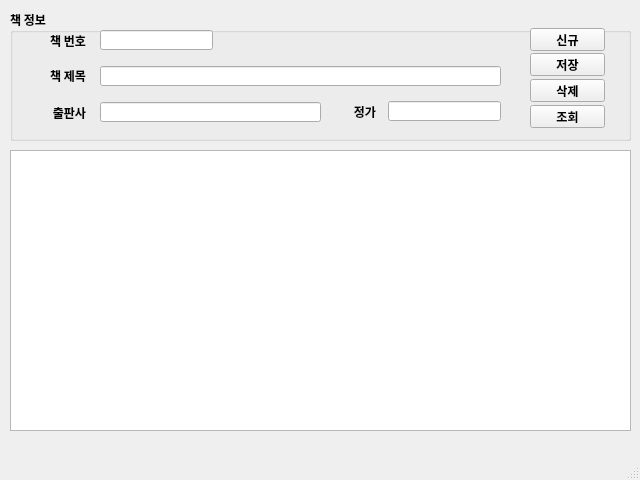
<?xml version="1.0" encoding="UTF-8"?>
<ui version="4.0">
 <class>MainWindow</class>
 <widget class="QMainWindow" name="MainWindow">
  <property name="geometry">
   <rect>
    <x>0</x>
    <y>0</y>
    <width>640</width>
    <height>480</height>
   </rect>
  </property>
  <property name="minimumSize">
   <size>
    <width>640</width>
    <height>480</height>
   </size>
  </property>
  <property name="font">
   <font>
    <family>나눔고딕</family>
    <weight>75</weight>
    <bold>true</bold>
   </font>
  </property>
  <property name="windowTitle">
   <string>마당 도서관리</string>
  </property>
  <widget class="QWidget" name="centralwidget">
   <widget class="QGroupBox" name="groupBox">
    <property name="geometry">
     <rect>
      <x>10</x>
      <y>10</y>
      <width>621</width>
      <height>131</height>
     </rect>
    </property>
    <property name="title">
     <string>책 정보</string>
    </property>
    <widget class="QLabel" name="label">
     <property name="geometry">
      <rect>
       <x>20</x>
       <y>25</y>
       <width>56</width>
       <height>12</height>
      </rect>
     </property>
     <property name="text">
      <string>책 번호</string>
     </property>
     <property name="alignment">
      <set>Qt::AlignRight|Qt::AlignTrailing|Qt::AlignVCenter</set>
     </property>
    </widget>
    <widget class="QLineEdit" name="txtBookid">
     <property name="geometry">
      <rect>
       <x>90</x>
       <y>20</y>
       <width>113</width>
       <height>20</height>
      </rect>
     </property>
    </widget>
    <widget class="QLabel" name="label_2">
     <property name="geometry">
      <rect>
       <x>20</x>
       <y>60</y>
       <width>56</width>
       <height>12</height>
      </rect>
     </property>
     <property name="text">
      <string>책 제목</string>
     </property>
     <property name="alignment">
      <set>Qt::AlignRight|Qt::AlignTrailing|Qt::AlignVCenter</set>
     </property>
    </widget>
    <widget class="QLineEdit" name="txtBookName">
     <property name="geometry">
      <rect>
       <x>90</x>
       <y>56</y>
       <width>401</width>
       <height>20</height>
      </rect>
     </property>
    </widget>
    <widget class="QPushButton" name="btnNew">
     <property name="geometry">
      <rect>
       <x>520</x>
       <y>18</y>
       <width>75</width>
       <height>23</height>
      </rect>
     </property>
     <property name="text">
      <string>신규</string>
     </property>
    </widget>
    <widget class="QPushButton" name="btnSave">
     <property name="geometry">
      <rect>
       <x>520</x>
       <y>43</y>
       <width>75</width>
       <height>23</height>
      </rect>
     </property>
     <property name="text">
      <string>저장</string>
     </property>
    </widget>
    <widget class="QPushButton" name="btnDel">
     <property name="geometry">
      <rect>
       <x>520</x>
       <y>69</y>
       <width>75</width>
       <height>23</height>
      </rect>
     </property>
     <property name="text">
      <string>삭제</string>
     </property>
    </widget>
    <widget class="QPushButton" name="btnReload">
     <property name="geometry">
      <rect>
       <x>520</x>
       <y>95</y>
       <width>75</width>
       <height>23</height>
      </rect>
     </property>
     <property name="text">
      <string>조회</string>
     </property>
    </widget>
    <widget class="QLineEdit" name="lineEdit_5">
     <property name="geometry">
      <rect>
       <x>378</x>
       <y>91</y>
       <width>113</width>
       <height>20</height>
      </rect>
     </property>
    </widget>
    <widget class="QLabel" name="txtPrice">
     <property name="geometry">
      <rect>
       <x>310</x>
       <y>96</y>
       <width>56</width>
       <height>12</height>
      </rect>
     </property>
     <property name="text">
      <string>정가</string>
     </property>
     <property name="alignment">
      <set>Qt::AlignRight|Qt::AlignTrailing|Qt::AlignVCenter</set>
     </property>
    </widget>
    <widget class="QLineEdit" name="lineEdit_7">
     <property name="geometry">
      <rect>
       <x>90</x>
       <y>92</y>
       <width>221</width>
       <height>20</height>
      </rect>
     </property>
    </widget>
    <widget class="QLabel" name="txtPublisher">
     <property name="geometry">
      <rect>
       <x>20</x>
       <y>97</y>
       <width>56</width>
       <height>12</height>
      </rect>
     </property>
     <property name="text">
      <string>출판사</string>
     </property>
     <property name="alignment">
      <set>Qt::AlignRight|Qt::AlignTrailing|Qt::AlignVCenter</set>
     </property>
    </widget>
   </widget>
   <widget class="QTableWidget" name="tblBooks">
    <property name="geometry">
     <rect>
      <x>10</x>
      <y>150</y>
      <width>621</width>
      <height>281</height>
     </rect>
    </property>
   </widget>
  </widget>
  <widget class="QMenuBar" name="menubar">
   <property name="geometry">
    <rect>
     <x>0</x>
     <y>0</y>
     <width>640</width>
     <height>20</height>
    </rect>
   </property>
  </widget>
  <widget class="QStatusBar" name="statusbar"/>
 </widget>
 <resources/>
 <connections/>
</ui>
